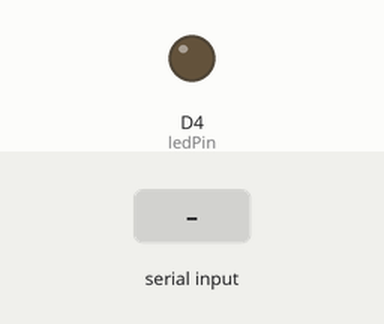
The sketch below on a simulated ESP8266 (NodeMCU). Parts: output pins drawn as LEDs (lit = HIGH). Inputs (shaded band) come from the test bench.

Above: at 1.2 s.
1.3 s: "1" received over Serial
At 2.1 s:
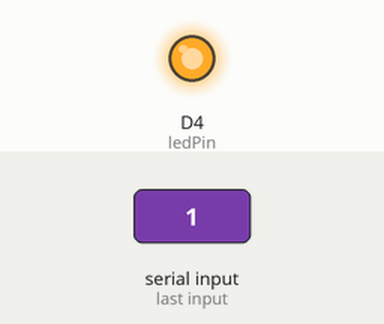
2.8 s: "0" received over Serial
At 3.2 s:
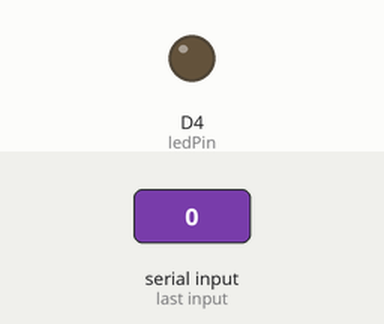
Timing chart, 0 to 5.8 s (numbered marks = the images above; inputs shaded):
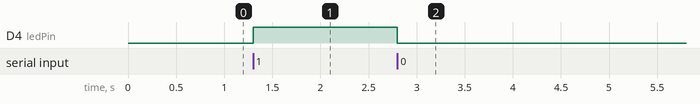

The sketch:

03.1.SerialControlSwitchStatement.ino
```cpp
/*
  Note uses LED_BUILTIN for SHIPSET CP2102
  Note use D4 for SHIPSET CH340
*/
const int ledPin = D4;
int timeOff = 100;

void setup() {
  pinMode(ledPin, OUTPUT);
  Serial.begin(9600);
}

void loop() {
  if(Serial.available() > 0){
    int inRead = Serial.read();

    switch(inRead){
      case '1': digitalWrite(ledPin, HIGH);
        break;
      case '0': digitalWrite(ledPin, LOW);
        break;
      default: digitalWrite(ledPin, LOW);
    }
    delay(timeOff);
  }
}
```

Measured:
- after the input at 1.3 s, D4 (ledPin): LOW → HIGH at once
- after the input at 2.8 s, D4 (ledPin): HIGH → LOW at once
